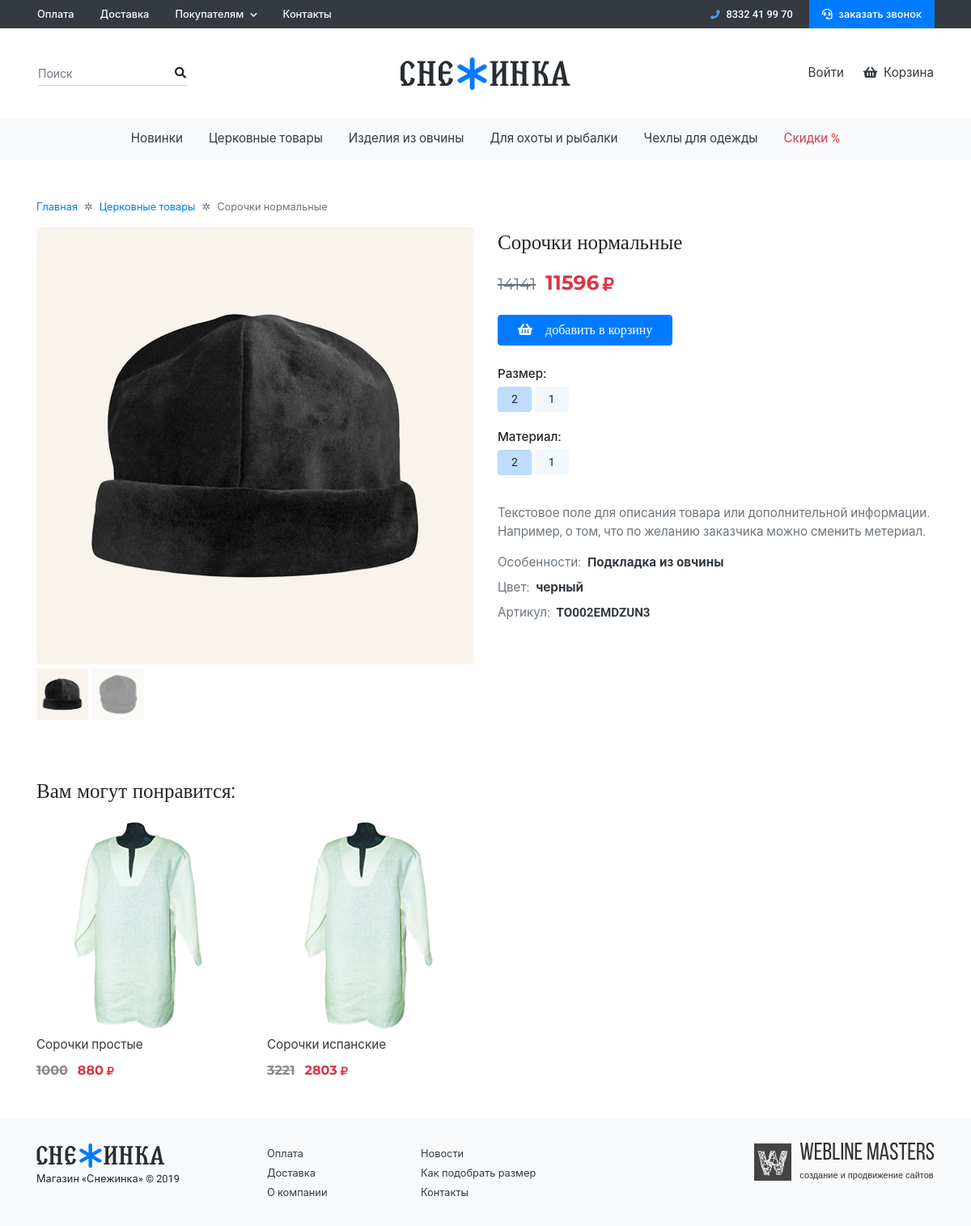
Before: /catalog/products/tserkovnye-tovary/sorochki/all/sorochki-sorochki-normalnye/ with the older database file.
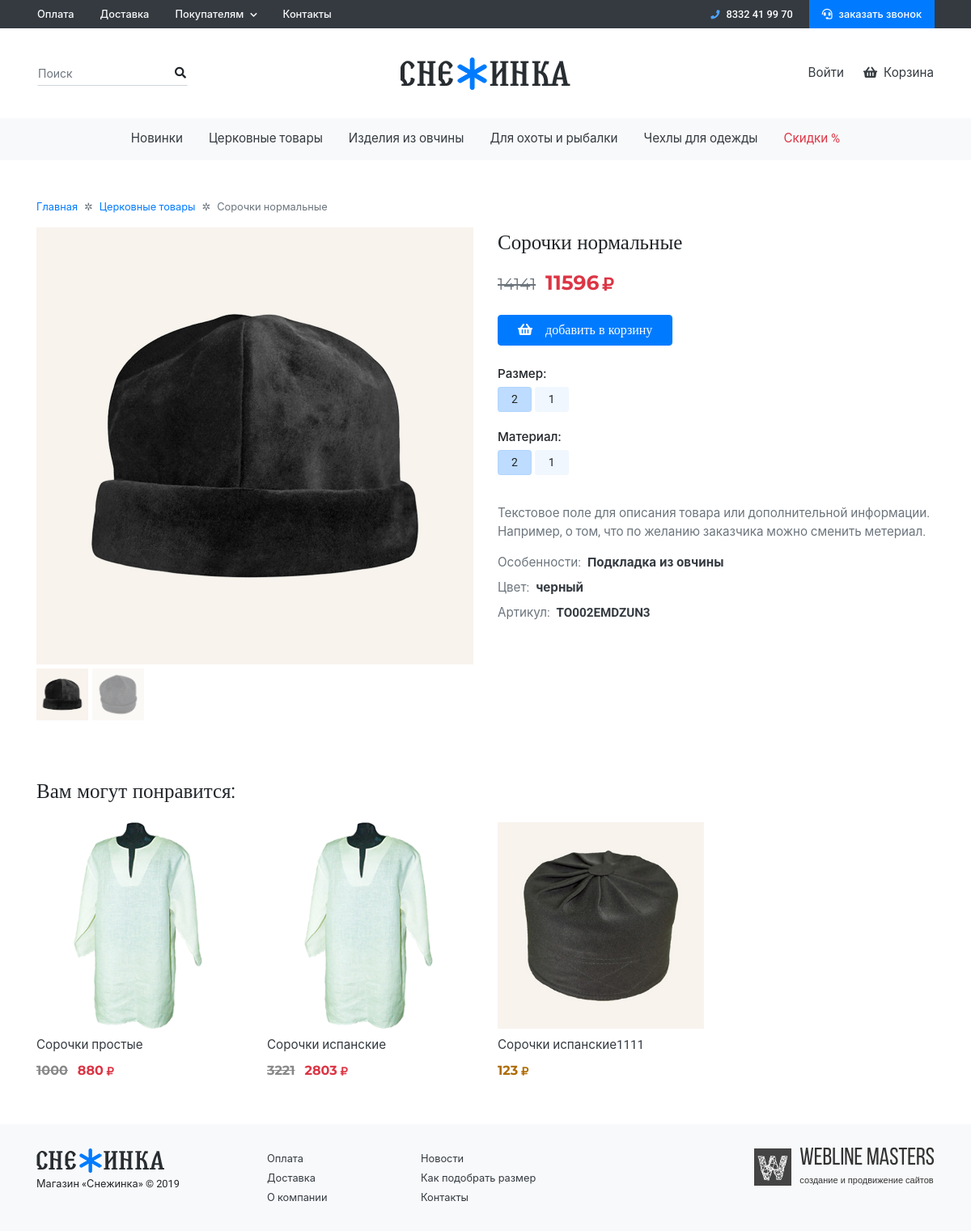
After: the same page with the newer database file.
### landing/models.py (models this page shows)
class ExtendedFlatPage(FlatPage):
    my_order = models.PositiveIntegerField(default=0, blank=False, null=False, verbose_name='Сортировка')
    seo_title = models.CharField(max_length=250, verbose_name='Title', null=True, blank=True)
    desc = models.CharField(max_length=250, verbose_name='Description', null=True, blank=True)
    keywords = models.CharField(max_length=250, verbose_name='Keywords', null=True, blank=True)
    class Meta:
        verbose_name = 'Простая страница'
        verbose_name_plural = 'Простые страницы'
        ordering = ['my_order']

### products/models.py (models this page shows, shortened)
class ProductType(models.Model):
    name = models.CharField(max_length=250, verbose_name='Название', unique=True)
    slug = models.SlugField(max_length=250, verbose_name='Slug', unique=True, help_text='Заполнится при сохранении')
    seo_title = models.CharField(max_length=250, verbose_name='Title', null=True, blank=True)
    desc = models.CharField(max_length=250, verbose_name='Description', null=True, blank=True)
    keywords = models.CharField(max_length=250, verbose_name='Keywords', null=True, blank=True)
    def get_picture_url(self, filename):
        ext = filename.split('.')[-1]
        filename = '%s.%s' % (self.id, ext)
        return 'images/product_types/%s' % filename
    image = models.ImageField(upload_to=get_picture_url, verbose_name='Изображение')
    def get_absolute_url(self):
        return reverse('product_type', args=[self.slug])
    class Meta:
        verbose_name = 'Тип товаров'
        verbose_name_plural = 'Типы товаров'

class Offer(models.Model):
    product = models.ForeignKey(Product, on_delete=models.CASCADE, verbose_name='Товар', related_name='offers')
    material = models.CharField(max_length=250, verbose_name='Материал')
    size = models.CharField(max_length=250, verbose_name='Размер')
    price_without_sale = models.PositiveIntegerField(default=0, verbose_name='Цена без скидки')
    sale = models.PositiveIntegerField(default=0, verbose_name='Скидка', validators=[MaxValueValidator(100)])
    price = models.PositiveIntegerField(default=0, verbose_name='Цена со скидкой', help_text='Заполнится при сохранении')
    stock = models.PositiveIntegerField(default=0, verbose_name='На складе')
    purchased = models.PositiveIntegerField(default=0, verbose_name='Куплено')
    class Meta:
        verbose_name = 'Вариант товаров'
        verbose_name_plural = 'Варианты товаров'
        unique_together = ('size', 'material', 'product')

class Product(models.Model):
    product_type = models.ForeignKey(ProductType, on_delete=models.CASCADE, verbose_name='Тип товара', related_name='products')
    category = ChainedForeignKey(Category, chained_field='product_type', chained_model_field='product_type', show_all=False, auto_choose=True, sort=True, verbose_name='Категория', related_name='products')
    subcategory = ChainedForeignKey(SubCategory, chained_field='category', chained_model_field='category', show_all=False, auto_choose=True, sort=True, verbose_name='Подкатегория', related_name='products', null=True, blank=True)
    name = models.CharField(max_length=250, verbose_name='Название')
    price_without_sale = models.PositiveIntegerField(default=0, verbose_name='Цена без скидки')
    materials = models.CharField(max_length=250, verbose_name='Материалы', default='', help_text='Пример: Кожа, Хлопок')
    sizes = models.CharField(max_length=250, verbose_name='Размеры', default='', help_text='Пример: 43, 44')
    color = models.CharField(max_length=50, verbose_name='Цвет')
    features = models.CharField(max_length=250, verbose_name='Особенности')
    vendor_code = models.CharField(max_length=50, verbose_name='Артикул')
    description = models.TextField(verbose_name='Описание')
    is_active = models.BooleanField(default=True, verbose_name='Активно')
    is_new = models.BooleanField(default=True, verbose_name='Новинка')
    slug = models.SlugField(max_length=250, verbose_name='Slug', unique=True, help_text='Заполнится при сохранении')
    seo_title = models.CharField(max_length=250, verbose_name='Title', null=True, blank=True)
    desc = models.CharField(max_length=250, verbose_name='Description', null=True, blank=True)
    keywords = models.CharField(max_length=250, verbose_name='Keywords', null=True, blank=True)
    def get_main_image(self):
        return self.images.get(is_main=True)
    def get_absolute_url(self):
        if self.subcategory:
            subcategory = self.subcategory.slug
        else:
            subcategory = 'all'
        return reverse('product_detail', args=[self.product_type.slug, self.category.slug, subcategory, self.slug])
    class Meta:
        verbose_name = 'Товар'
        verbose_name_plural = 'Товары'

class Image(models.Model):
    product = models.ForeignKey(Product, on_delete=models.CASCADE, verbose_name='Товар', related_name='images')
    def get_picture_url(self, filename):
        ext = filename.split('.')[-1]
        filename = '%s.%s' % (self.id, ext)
        return 'images/products/%s' % filename
    image = models.ImageField(upload_to=get_picture_url, verbose_name='Изображение')
    is_main = models.BooleanField(default=False, verbose_name='Главное изображение')
    class Meta:
        verbose_name = 'Изображение'
        verbose_name_plural = 'Изображения'

### products/views.py (the view)
# urls.py: path('products/<product_type_slug>/<category_slug>/<subcategory_slug>/<product_slug>/', views.ProductDetailView.as_view(), name='product_detail'),
class ProductDetailView(View):
    def get(self, request, product_type_slug, category_slug, subcategory_slug, product_slug):
        product_type = get_object_or_404(ProductType, slug=product_type_slug)
        category = get_object_or_404(Category, slug=category_slug, product_type=product_type)
        subcategory = SubCategory.objects.filter(slug=subcategory_slug, category=category)
        product = get_object_or_404(Product, slug=product_slug, category=category, product_type=product_type)
        offers = product.offers.all()
        materials = list(set(item.material for item in offers))
        sizes = list(set(item.size for item in offers))
        first_material = materials[0]
        first_size = sizes[0]
        offer = Offer.objects.get(material=first_material, size=first_size, product=product)
        product_price_without_sale = offer.price_without_sale
        product_price = offer.price
        similar_products = Product.objects.filter(is_active=True).exclude(id=product.id)
        similar_products = similar_products.filter(Q(subcategory__in=subcategory)|Q(category=category)|Q(product_type=product_type)).distinct()
        if len(similar_products) > 8:
            similar_products = similar_products[:8]
        similar_offers = []
        for s_product in similar_products:
            similar_offers.append(min((item for item in s_product.offers.all()), key=lambda x:x.price))
        context = {
            'product': product,
            'materials': materials,
            'sizes': sizes,
            'first_material': first_material,
            'first_size': first_size,
            'product_price': product_price,
            'product_price_without_sale': product_price_without_sale,
            'similar_offers': similar_offers,
        }
        return render(request, 'products/product_detail.html', context)

### feedback/forms.py
class CallBackForm(forms.ModelForm):
    class Meta:
        model = CallBack
        fields = ('phone',)
        widgets = {
            'phone': forms.TextInput(attrs={'class': 'form-control', 'placeholder': "+7 *** *** ** **", 'id': "CallBackModalPhone"}),
        }

### contacts/models.py (called while the page is built)
    def __str__(self):
        return '%s' % self.phone

### landing/context_processors.py (called while the page is built)
def header_info(request):
    points = ExtendedFlatPage.objects.all()
    if len(points) > 2:
        main_points = points[:2]
        drop_points = points[2:]
    elif len(points) <= 0:
        drop_points = []
        main_points = []
    else:
        drop_points = []
        main_points = points
    phone = Phone.objects.first()
    callback_form = CallBackForm()
    product_types = ProductType.objects.all()
    seo_titles = TitleTag.objects.all()
    context = {
        'main_points': main_points,
        'drop_points': drop_points,
        'phone': phone,
        'callback_form': callback_form,
        'main_product_types': product_types,
        'seo_titles': seo_titles
    }
    return context

### orders/cart.py (called while the page is built)
    def __len__(self):
        return sum(int(item['quantity']) for item in self.cart.values())

### templates/products/product_detail.html (shortened to what the changed rows need)
{% extends 'base.html' %}
{% load static %}
{% load imagefit %}
{% block content %}
<div class="container">
    <div class="row">
        <div class="col-lg-6">
            <h1 class="h3 m-0 mb-lg-3 mb-2 font-weight-normal lh-15 ">{{ product.name }}</h1>
            <ul class="list-unstyled mb-5">
                <div class="mb-4">
                    <form action="{% url 'change_prop' %}" method="POST" id="product-prop-form" data-product-id="{{ product.id }}">
                        <li class="py-2">
                            <div class="btn-group-sm btn-group-toggle" data-toggle="buttons">
                                {% for size in sizes %}
                                    {% if size == first_size %}
                                        <label class="size_button btn btn-info mb-1 active">
                                            <input type="radio" name="options" value="{{ size }}" autocomplete="off">{{ size }}
                                        </label>
                                    {% else %}
                                        <label class="size_button btn btn-info mb-1">
                                            <input type="radio" name="options" value="{{ size }}" autocomplete="off">{{ size }}
                                        </label>
                                    {% endif %}
                                {% endfor %}
                            </div>
                        </li>
                        <li class="py-2">
                            <div class="btn-group-sm btn-group-toggle" data-toggle="buttons">
                                {% for material in materials %}
                                    {% if material == first_material %}
                                        <label class="material_button btn btn-info mb-1 active">
                                            <input type="radio" name="options" value="{{ material }}" autocomplete="off">{{ material }}
                                        </label>
                                    {% else %}
                                        <label class="material_button btn btn-info mb-1">
                                            <input type="radio" name="options" value="{{ material }}" autocomplete="off">{{ material }}
                                        </label>
                                    {% endif %}
                                {% endfor %}
                            </div>
                        </li>
                    </form>
                </div>
            </ul>
        </div>
    </div>
    <h1 class="h3 m-0 mb-4 mt-0 mt-lg-4 font-weight-normal">Вам могут понравится:</h1>
    <div class="row">
        {% for item in similar_offers %}
            <div class="col-lg-3 col-md-3 col-sm-6 col-6">
                <div class="product-item mb-5 cp">
                    <img src="{{ item.product.get_main_image.image.url|resize:'similar_resize' }}" class="w-100 product-item-img mb-2" alt="">
                    <div class="eq-h mb-2">
                        <a href="{{ item.product.get_absolute_url }}" class="stretched-link text-dark smaller">{{ item.product.name }}</a>
                    </div>
                    {% if item.price != item.price_without_sale %}
                        <span class="font-2 mr-2"><del>{{ item.price_without_sale }}</del></span>
                        <span class="font-2 text-danger">{{ item.price }}<i class="fas fa-ruble-sign fa-xs ml-1"></i></span>
                    {% else %}
                        <span class="font-2 text-dark">{{ item.price }}<i class="fas fa-ruble-sign fa-xs ml-1"></i></span>
                    {% endif %}
                </div>
            </div>
        {% endfor %}
    </div>
</div>
{% endblock content %}

### templates/__header.html (shortened to what the changed rows need)
{% load static %}
<div class="bg-dark">
    <div class="container d-lg-flex justify-content-between d-none pl-0">
        <ul class="nav">
            {% for item in main_points %}
                <li class="nav-item">
                    <a class="nav-link py-2 small font-weight-bold text-light
                              {% if item.url == request.path %}active{% endif %}"
                              href="{{ item.url }}">{{ item.title }}</a>
                </li>
            {% endfor %}
        </ul>
    </div>
</div>
<div class="bg-light d-none d-lg-block mb-5 sticky">
    <div class="container px-0 position-relative">
        <ul class="nav justify-content-center">
            {% for item in main_product_types %}
                <li class="nav-item dropdown dropdown-mega">
                    <a class="nav-link dropdown-toggle smaller text-dark {% if item == product_type %}active{% endif %}" href="{{ item.get_absolute_url }}">
                        {{ item.name }}
                    </a>
                </li>
            {% endfor %}
        </ul>
    </div>
</div>

Changed rows visible on the page:
added Offer: product.get_main_image.image|resize (placeholder picture), product.name "Сорочки испанские1111", price "123"
